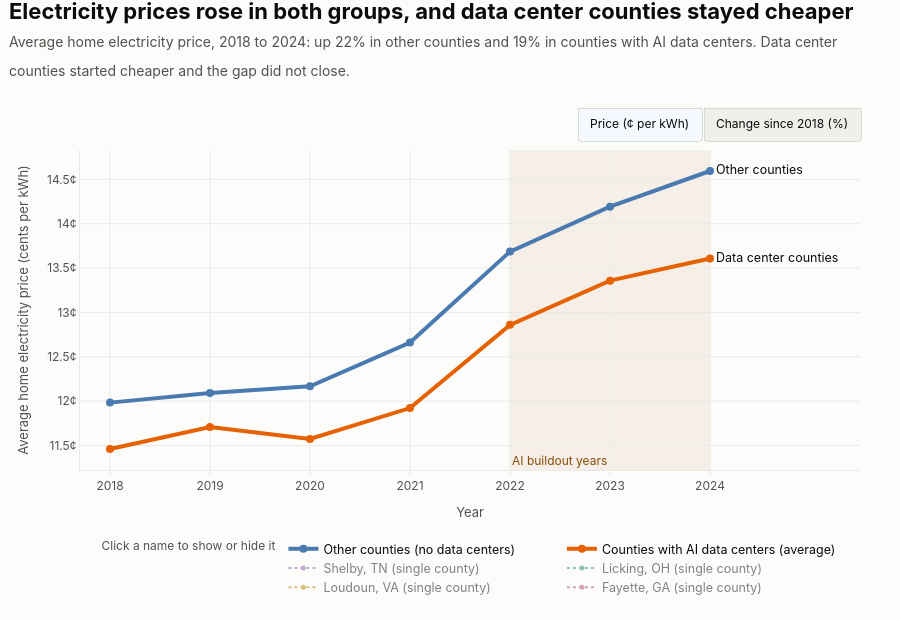

The code cell stored with this chart in its notebook:
### Markdown cell above
## Visual 5: Multi-Year Price Trajectories (Did Rates Diverge During the AI Boom?)
*Supports: **Strategic Takeaway - Longitudinal Evidence & Future Outlook***

### Visual Design & Layperson Interpretation
- **Question Answered:** *Did electricity prices in data center counties pull away from control counties after the 2022 generative AI surge began?*
- **Two Lines:** Control Benchmark (Blue) vs. AI Data Center Counties (Orange).
- **Punchline:** Throughout all 7 years, data center counties stayed consistently cheaper per MWh and followed the exact same parallel trajectory through the 2022–2024 AI boom.

### Code cell
# Visual 5: electricity prices over time, data center counties vs. everywhere else
years_list = list(range(2018, 2025))
treat_means = [model_df[model_df['Has_Datacenter'] == 1][f'Price_{y}_MWh'].mean() for y in years_list]
ctrl_means = [model_df[model_df['Has_Datacenter'] == 0][f'Price_{y}_MWh'].mean() for y in years_list]

def to_cents(vals): return [cents(v) for v in vals]
def to_pct(vals):   return [(v / vals[0] - 1) * 100 for v in vals]

series = [  # name, color, dash, raw $/MWh values, line width, direct label
    ('Other counties (no data centers)', COLOR_CONTROL, 'solid', ctrl_means, 4, 'Other counties'),
    ('Counties with AI data centers (average)', COLOR_TREATMENT, 'solid', treat_means, 4, 'Data center counties'),
]
hubs = [('Shelby', 'TN', '#8E5BA8', 'Shelby, TN'), ('Licking', 'OH', '#2E8B6B', 'Licking, OH'),
        ('Loudoun', 'VA', '#B8860B', 'Loudoun, VA'), ('Fayette', 'GA', '#B0506B', 'Fayette, GA')]
for c_name, s_name, col, label in hubs:
    row = model_df[(model_df['County'] == c_name) & (model_df['State'] == s_name)]
    if not row.empty:
        vals = [row[f'Price_{y}_MWh'].values[0] for y in years_list]
        if not any(pd.isna(vals)):
            series.append((label + ' (single county)', col, 'dot', vals, 2, None))

HOVER_C = "%{y:.1f}¢ per kWh<extra></extra>"
HOVER_P = "%{y:+.1f}% since 2018<extra></extra>"
fig5 = go.Figure()
for name, color, dash, raw, width, end_label in series:
    fig5.add_trace(go.Scatter(
        x=years_list, y=to_cents(raw), name=name, mode='lines+markers+text' if end_label else 'lines+markers',
        line=dict(color=color, width=width, dash=dash), marker=dict(size=8 if end_label else 5),
        text=([''] * (len(years_list) - 1) + [end_label]) if end_label else None, textposition='middle right',
        textfont=dict(size=12.5, color=INK), cliponaxis=False,
        visible=True if end_label else 'legendonly', hovertemplate=f"<b>{name}:</b> " + HOVER_C))

t_g, c_g = to_pct(treat_means)[-1], to_pct(ctrl_means)[-1]
fig5.add_vrect(x0=2022, x1=2024, fillcolor="#f3e6d8", opacity=0.55, layer="below", line_width=0,
               annotation_text="AI buildout years", annotation_position="bottom left",
               annotation_font=dict(size=12, color="#8A4B08"))

style_figure(fig5, "Electricity prices rose in both groups, and data center counties stayed cheaper",
             f"Average home electricity price, 2018 to 2024: up {c_g:.0f}% in other counties and {t_g:.0f}% in counties with AI data centers. "
             f"Data center counties started cheaper and the gap did not close.",
             height=620, margin=dict(l=80, r=40, t=150, b=150))
fig5.update_layout(
    hovermode='x unified',
    xaxis=dict(title=dict(text="Year"), range=[2017.7, 2025.5], tickvals=years_list),
    yaxis=dict(title=dict(text="Average home electricity price (cents per kWh)"), autorange=True, ticksuffix="¢"),
    legend=dict(title=dict(text="Click a name to show or hide it", font=dict(size=12, color=INK_2)),
                orientation="h", x=0.5, xanchor="center", y=-0.2, yanchor="top", font=dict(size=12.5, color=INK)),
    updatemenus=[dict(
        type="buttons", direction="right", x=1.0, xanchor="right", y=1.0, yanchor="bottom", pad=dict(b=10),
        showactive=True, bgcolor="#f0efec", bordercolor="#d8d7d2", borderwidth=1, font=dict(size=12, color=INK), active=0,
        buttons=[
            dict(label="Price (¢ per kWh)", method="update", args=[
                {"y": [to_cents(s[3]) for s in series], "hovertemplate": [f"<b>{s[0]}:</b> " + HOVER_C for s in series]},
                {"yaxis.title.text": "Average home electricity price (cents per kWh)", "yaxis.ticksuffix": "¢", "yaxis.tickformat": ""}]),
            dict(label="Change since 2018 (%)", method="update", args=[
                {"y": [to_pct(s[3]) for s in series], "hovertemplate": [f"<b>{s[0]}:</b> " + HOVER_P for s in series]},
                {"yaxis.title.text": "How much the price has risen since 2018", "yaxis.ticksuffix": "%", "yaxis.tickformat": ".0f"}]),
        ])])
fig5.show()

### Figure 1 — Plotly figure (JSON) as saved in the notebook; plotly's stock layout.template omitted (floating-point values rounded to 4 significant figures)
{"data": [{"cliponaxis": false, "hovertemplate": "<b>Other counties (no data centers):</b> %{y:.1f}¢ per kWh<extra></extra>", "line": {"color": "#4A7BB0", "dash": "solid", "width": 4}, "marker": {"size": 8}, "mode": "lines+markers+text", "name": "Other counties (no data centers)", "text": ["", "", "", "", "", "", "Other counties"], "textfont": {"color": "#0b0b0b", "size": 12.5}, "textposition": "middle right", "type": "scatter", "visible": true, "x": [2018, 2019, 2020, 2021, 2022, 2023, 2024], "y": [11.98, 12.09, 12.17, 12.66, 13.69, 14.19, 14.59]}, {"cliponaxis": false, "hovertemplate": "<b>Counties with AI data centers (average):</b> %{y:.1f}¢ per kWh<extra></extra>", "line": {"color": "#E66101", "dash": "solid", "width": 4}, "marker": {"size": 8}, "mode": "lines+markers+text", "name": "Counties with AI data centers (average)", "text": ["", "", "", "", "", "", "Data center counties"], "textfont": {"color": "#0b0b0b", "size": 12.5}, "textposition": "middle right", "type": "scatter", "visible": true, "x": [2018, 2019, 2020, 2021, 2022, 2023, 2024], "y": [11.46, 11.71, 11.57, 11.92, 12.86, 13.36, 13.61]}, {"cliponaxis": false, "hovertemplate": "<b>Shelby, TN (single county):</b> %{y:.1f}¢ per kWh<extra></extra>", "line": {"color": "#8E5BA8", "dash": "dot", "width": 2}, "marker": {"size": 5}, "mode": "lines+markers", "name": "Shelby, TN (single county)", "textfont": {"color": "#0b0b0b", "size": 12.5}, "textposition": "middle right", "type": "scatter", "visible": "legendonly", "x": [2018, 2019, 2020, 2021, 2022, 2023, 2024], "y": [9.661, 10.03, 10.02, 10.6, 11.97, 11.56, 12.16]}, {"cliponaxis": false, "hovertemplate": "<b>Licking, OH (single county):</b> %{y:.1f}¢ per kWh<extra></extra>", "line": {"color": "#2E8B6B", "dash": "dot", "width": 2}, "marker": {"size": 5}, "mode": "lines+markers", "name": "Licking, OH (single county)", "textfont": {"color": "#0b0b0b", "size": 12.5}, "textposition": "middle right", "type": "scatter", "visible": "legendonly", "x": [2018, 2019, 2020, 2021, 2022, 2023, 2024], "y": [12.07, 12.22, 12.34, 12.94, 13.58, 14.47, 15.38]}, {"cliponaxis": false, "hovertemplate": "<b>Loudoun, VA (single county):</b> %{y:.1f}¢ per kWh<extra></extra>", "line": {"color": "#B8860B", "dash": "dot", "width": 2}, "marker": {"size": 5}, "mode": "lines+markers", "name": "Loudoun, VA (single county)", "textfont": {"color": "#0b0b0b", "size": 12.5}, "textposition": "middle right", "type": "scatter", "visible": "legendonly", "x": [2018, 2019, 2020, 2021, 2022, 2023, 2024], "y": [11.82, 12.29, 11.85, 12.09, 13.35, 13.92, 12.83]}, {"cliponaxis": false, "hovertemplate": "<b>Fayette, GA (single county):</b> %{y:.1f}¢ per kWh<extra></extra>", "line": {"color": "#B0506B", "dash": "dot", "width": 2}, "marker": {"size": 5}, "mode": "lines+markers", "name": "Fayette, GA (single county)", "textfont": {"color": "#0b0b0b", "size": 12.5}, "textposition": "middle right", "type": "scatter", "visible": "legendonly", "x": [2018, 2019, 2020, 2021, 2022, 2023, 2024], "y": [10.72, 10.9, 11.12, 11.43, 12.57, 12.63, 13.19]}], "layout": {"annotations": [{"font": {"color": "#8A4B08", "size": 12}, "showarrow": false, "text": "AI buildout years", "x": 2022, "xanchor": "left", "xref": "x", "y": 0, "yanchor": "bottom", "yref": "y domain"}], "font": {"color": "#0b0b0b", "family": "Inter, Helvetica Neue, Arial, sans-serif", "size": 13}, "height": 620, "hoverlabel": {"align": "left", "bgcolor": "white", "font": {"color": "#0b0b0b", "size": 13}}, "hovermode": "x unified", "legend": {"font": {"color": "#0b0b0b", "size": 12.5}, "orientation": "h", "title": {"font": {"color": "#52514e", "size": 12}, "text": "Click a name to show or hide it"}, "x": 0.5, "xanchor": "center", "y": -0.2, "yanchor": "top"}, "margin": {"b": 150, "l": 80, "r": 40, "t": 150}, "paper_bgcolor": "#fcfcfb", "plot_bgcolor": "#fcfcfb", "shapes": [{"fillcolor": "#f3e6d8", "layer": "below", "line": {"width": 0}, "opacity": 0.55, "type": "rect", "x0": 2022, "x1": 2024, "xref": "x", "y0": 0, "y1": 1, "yref": "y domain"}], "title": {"font": {"size": 22}, "text": "<b>Electricity prices rose in both groups, and data center counties stayed cheaper</b><br><span style='font-size:14px;color:#52514e'>Average home electricity price, 2018 to 2024: up 22% in other counties and 19% in counties with AI data centers. Data center<br>counties started cheaper and the gap did not close.</span>", "x": 0.01, "xanchor": "left", "xref": "container", "y": 0.97, "yanchor": "top"}, "updatemenus": [{"active": 0, "bgcolor": "#f0efec", "bordercolor": "#d8d7d2", "borderwidth": 1, "buttons": [{"args": [{"hovertemplate": ["<b>Other counties (no data centers):</b> %{y:.1f}¢ per kWh<extra></extra>", "<b>Counties with AI data centers (average):</b> %{y:.1f}¢ per kWh<extra></extra>", "<b>Shelby, TN (single county):</b> %{y:.1f}¢ per kWh<extra></extra>", "<b>Licking, OH (single county):</b> %{y:.1f}¢ per kWh<extra></extra>", "<b>Loudoun, VA (single county):</b> %{y:.1f}¢ per kWh<extra></extra>", "<b>Fayette, GA (single county):</b> %{y:.1f}¢ per kWh<extra></extra>"], "y": [[11.98, 12.09, 12.17, 12.66, 13.69, 14.19, 14.59], [11.46, 11.71, 11.57, 11.92, 12.86, 13.36, 13.61], [9.661, 10.03, 10.02, 10.6, 11.97, 11.56, 12.16], [12.07, 12.22, 12.34, 12.94, 13.58, 14.47, 15.38], [11.82, 12.29, 11.85, 12.09, 13.35, 13.92, 12.83], [10.72, 10.9, 11.12, 11.43, 12.57, 12.63, 13.19]]}, {"yaxis.tickformat": "", "yaxis.ticksuffix": "¢", "yaxis.title.text": "Average home electricity price (cents per kWh)"}], "label": "Price (¢ per kWh)", "method": "update"}, {"args": [{"hovertemplate": ["<b>Other counties (no data centers):</b> %{y:+.1f}% since 2018<extra></extra>", "<b>Counties with AI data centers (average):</b> %{y:+.1f}% since 2018<extra></extra>", "<b>Shelby, TN (single county):</b> %{y:+.1f}% since 2018<extra></extra>", "<b>Licking, OH (single county):</b> %{y:+.1f}% since 2018<extra></extra>", "<b>Loudoun, VA (single county):</b> %{y:+.1f}% since 2018<extra></extra>", "<b>Fayette, GA (single county):</b> %{y:+.1f}% since 2018<extra></extra>"], "y": [[0.0, 0.903, 1.543, 5.656, 14.21, 18.44, 21.79], [0.0, 2.153, 0.9883, 4.026, 12.21, 16.56, 18.75], [0.0, 3.868, 3.723, 9.734, 23.88, 19.7, 25.89], [0.0, 1.258, 2.277, 7.182, 12.51, 19.9, 27.45], [0.0, 3.974, 0.2415, 2.294, 12.88, 17.7, 8.537], [0.0, 1.679, 3.667, 6.603, 17.26, 17.77, 22.99]]}, {"yaxis.tickformat": ".0f", "yaxis.ticksuffix": "%", "yaxis.title.text": "How much the price has risen since 2018"}], "label": "Change since 2018 (%)", "method": "update"}], "direction": "right", "font": {"color": "#0b0b0b", "size": 12}, "pad": {"b": 10}, "showactive": true, "type": "buttons", "x": 1.0, "xanchor": "right", "y": 1.0, "yanchor": "bottom"}], "xaxis": {"gridcolor": "#ebeae6", "linecolor": "#ebeae6", "range": [2018.0, 2026.0], "showgrid": true, "tickcolor": "#ebeae6", "tickfont": {"color": "#52514e", "size": 12}, "ticks": "outside", "tickvals": [2018, 2019, 2020, 2021, 2022, 2023, 2024], "title": {"font": {"color": "#52514e", "size": 13}, "text": "Year"}, "zeroline": false}, "yaxis": {"autorange": true, "gridcolor": "#ebeae6", "linecolor": "#ebeae6", "showgrid": true, "tickfont": {"color": "#52514e", "size": 12}, "ticksuffix": "¢", "title": {"font": {"color": "#52514e", "size": 13}, "text": "Average home electricity price (cents per kWh)"}, "zeroline": false}}}
